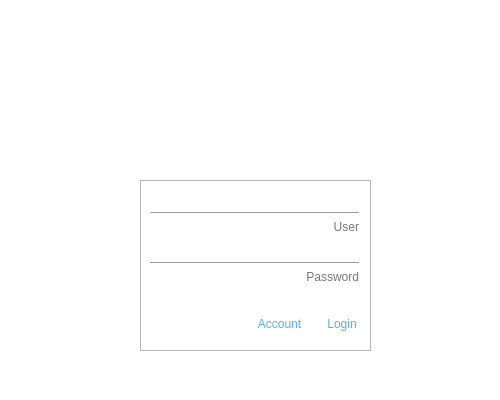
<?xml version="1.0" encoding="UTF-8"?>
<ui version="4.0">
 <class>Dialog</class>
 <widget class="QDialog" name="Dialog">
  <property name="windowModality">
   <enum>Qt::WindowModal</enum>
  </property>
  <property name="geometry">
   <rect>
    <x>0</x>
    <y>0</y>
    <width>500</width>
    <height>400</height>
   </rect>
  </property>
  <property name="windowTitle">
   <string>Login</string>
  </property>
  <property name="styleSheet">
   <string notr="true">QMainWindow, QDialog{
                background-color: rgb(255, 255, 255);
                }

                /**** QPushButton (enabled) ****/
                QPushButton
                {
                background-color: rgb(255, 255, 255);
                font: 9pt;
                color: rgb(85, 170, 255);
                padding: 4px 8px;
                border: 2px solid rgb(255, 255, 255);
                border-radius: 0px;
                padding: 5px;
                border-top: 1px white;
                border-left: 1px white;
                border-right: 1px white;
                }

                QPushButton:hover
                {
                border: 2px solid rgb(85, 170, 255);
                font: 9pt;
                border-top: 1px white;
                border-left: 1px white;
                border-right: 1px white;
                }

                QPushButton:pressed
                {
                font: 9pt;
                border:3px solid rgb(85, 170, 255);
                padding: 5px 5px 5px 5px;
                border-top: 1px white;
                border-left: 1px white;
                border-right: 1px white;
                }

                /******* QLabel ***********/
                QLabel{
                color: rgb(120, 120, 120)
                }
                labelHab1:hover{
                color: rgb(120, 0, 0)
                }

                /*******QLineEdit************/
                QTextEdit {
                font: 10pt;
                color: rgb(120, 120, 120);
                border: 1px solid rgb(156, 156, 156);
                border-radius: 0px;
                padding: 2px;
                }
                QLineEdit, QDateEdit, QDoubleSpinBox, QSpinBox{
                font: 10pt;
                color: rgb(120, 120, 120);
                border: 1px solid rgb(156, 156, 156);
                border-radius: 0px;
                padding: 2px;
                border-top: 1px white;
                border-left: 1px white;
                border-right: 1px white;
                }
                /********QComboBox*******/
                QComboBox{
                font: 10pt;
                color: rgb(120, 120, 120);
                border: 1px solid rgb(156, 156, 156);
                padding: 2px;
                selection-background-color: white;
                selection-color: rgb(120, 120, 120);
                border-top: 1px white;
                border-left: 1px white;
                border-right: 1px white;
                }
                QComboBox QAbstractItemView
                {
                background-color: white;
                color:rgb(120, 120, 120);
                padding: 4px;
                border: 1px solid rgb(156, 156, 156);
                border-top: 1px white;
                border-left: 1px white;
                border-right: 1px white;
                }

                QLineEdit:hover, QDateEdit:hover, QDoubleSpinBox:hover, QComboBox:hover
                {
                color: rgb(85, 170, 255);
                border: 1px solid rgb(85, 170, 255);
                border-top: 1px white;
                border-left: 1px white;
                border-right: 1px white;
                }

                QLineEdit:focus, QDateEdit:focus, QDoubleSpinBox:focus, QComboBox:focus
                {
                border-color: rgb(90,200,255);
                border-top: 1px white;
                border-left: 1px white;
                border-right: 1px white;
                }

                QToolTip
                {
                background-color:rgb(85, 170, 255);
                color: white;
                border: 1px solid rgb(85, 170, 255);
                opacity: 50;
                padding: 1px;
                }
                QTabWidget
                {
                background-color: transparent;
                }

                QTabWidget::pane {
                border-top: 1px solid rgb(156, 156, 156);
                border-bottom: 1px solid rgb(156, 156, 156);
                position: absolute;
                top: -0.25em;
                }
                /**** QTabWidget (disabled) ****/
                QTabWidget::pane:disabled
                {
                border-color: rgb(60,60,60);
                }

                QTabWidget::tab-bar {
                alignment: center;
                border: 1px white;
                border-radius: 5px;
                }

                QTreeView
                {
                alternate-background-color: rgb(200,200,200);
                background-color: white;
                border: 1px solid rgb(156, 156, 156);
                font: 10pt;
                color: rgb(120,120,120);
                selection-background-color:rgb(90,200,255);
                selection-color: rgb(156, 156, 156);
                }
                QListView{
                alternate-background-color: rgb(200,200,200);
                background-color: white;
                border: 1px solid rgb(255, 255, 255);
                font: 8pt;
                color: rgb(120,120,120);
                selection-background-color:rgb(90,200,255);
                selection-color: rgb(156, 156, 156);
                }
            </string>
  </property>
  <widget class="QLabel" name="labelImagen">
   <property name="geometry">
    <rect>
     <x>20</x>
     <y>10</y>
     <width>481</width>
     <height>341</height>
    </rect>
   </property>
   <property name="text">
    <string/>
   </property>
   <property name="alignment">
    <set>Qt::AlignBottom|Qt::AlignRight|Qt::AlignTrailing</set>
   </property>
  </widget>
  <widget class="QFrame" name="frameLogin">
   <property name="geometry">
    <rect>
     <x>140</x>
     <y>180</y>
     <width>231</width>
     <height>171</height>
    </rect>
   </property>
   <property name="frameShape">
    <enum>QFrame::StyledPanel</enum>
   </property>
   <property name="frameShadow">
    <enum>QFrame::Raised</enum>
   </property>
   <widget class="QLineEdit" name="lineEditUser">
    <property name="geometry">
     <rect>
      <x>10</x>
      <y>10</y>
      <width>209</width>
      <height>23</height>
     </rect>
    </property>
    <property name="toolTip">
     <string/>
    </property>
    <property name="toolTipDuration">
     <number>-1</number>
    </property>
    <property name="styleSheet">
     <string notr="true">border-top: 1px white;
                        border-left: 1px white;
                        border-right: 1px white;
                    </string>
    </property>
    <property name="text">
     <string/>
    </property>
    <property name="maxLength">
     <number>20</number>
    </property>
   </widget>
   <widget class="QLabel" name="label">
    <property name="geometry">
     <rect>
      <x>10</x>
      <y>40</y>
      <width>209</width>
      <height>13</height>
     </rect>
    </property>
    <property name="styleSheet">
     <string notr="true"/>
    </property>
    <property name="text">
     <string>User</string>
    </property>
    <property name="alignment">
     <set>Qt::AlignRight|Qt::AlignTrailing|Qt::AlignVCenter</set>
    </property>
   </widget>
   <widget class="QLineEdit" name="lineEditPwd">
    <property name="geometry">
     <rect>
      <x>10</x>
      <y>60</y>
      <width>209</width>
      <height>23</height>
     </rect>
    </property>
    <property name="toolTip">
     <string/>
    </property>
    <property name="styleSheet">
     <string notr="true">
                        border-top: 1px white;
                        border-left: 1px white;
                        border-right: 1px white;
                    </string>
    </property>
    <property name="maxLength">
     <number>20</number>
    </property>
    <property name="echoMode">
     <enum>QLineEdit::Password</enum>
    </property>
   </widget>
   <widget class="QLabel" name="label_2">
    <property name="geometry">
     <rect>
      <x>10</x>
      <y>90</y>
      <width>209</width>
      <height>13</height>
     </rect>
    </property>
    <property name="styleSheet">
     <string notr="true"/>
    </property>
    <property name="text">
     <string>Password</string>
    </property>
    <property name="alignment">
     <set>Qt::AlignRight|Qt::AlignTrailing|Qt::AlignVCenter</set>
    </property>
   </widget>
   <widget class="QPushButton" name="pushButtonLogin">
    <property name="geometry">
     <rect>
      <x>180</x>
      <y>130</y>
      <width>44</width>
      <height>30</height>
     </rect>
    </property>
    <property name="styleSheet">
     <string notr="true"/>
    </property>
    <property name="text">
     <string>Login</string>
    </property>
   </widget>
   <widget class="QPushButton" name="pushButtonAccountCreate">
    <property name="geometry">
     <rect>
      <x>110</x>
      <y>130</y>
      <width>59</width>
      <height>30</height>
     </rect>
    </property>
    <property name="toolTip">
     <string/>
    </property>
    <property name="text">
     <string>Account</string>
    </property>
   </widget>
  </widget>
  <widget class="QLabel" name="labelLogin">
   <property name="geometry">
    <rect>
     <x>10</x>
     <y>10</y>
     <width>491</width>
     <height>161</height>
    </rect>
   </property>
   <property name="text">
    <string/>
   </property>
   <property name="alignment">
    <set>Qt::AlignBottom|Qt::AlignRight|Qt::AlignTrailing</set>
   </property>
  </widget>
 </widget>
 <resources/>
 <connections/>
</ui>
